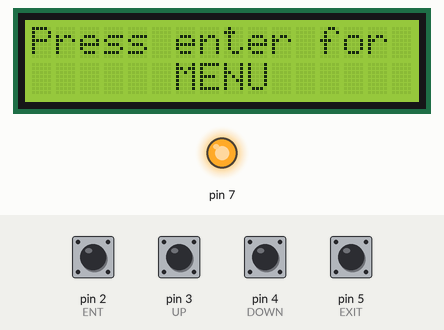
The sketch below on a simulated Arduino Uno, built with avr-gcc and run on an emulated ATmega328P. On the bench: 16×2 character LCD, output pins drawn as LEDs (lit = HIGH). Inputs (shaded band) come from the test bench; at power-on: pin 2 (ENT), pin 3 (UP), pin 4 (DOWN), pin 5 (EXIT) HIGH.

Above: at 1.2 s.
1.3 s: pin 2 (ENT) pulled LOW for 0.6 s
At 2.7 s:
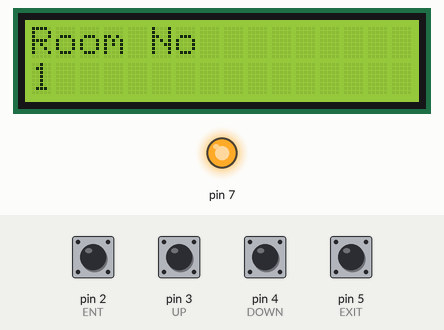
3.4 s: pin 3 (UP) pulled LOW for 0.6 s
At 4.1 s:
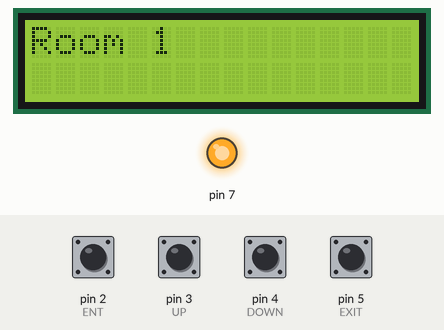
5.5 s: pin 4 (DOWN) pulled LOW for 1 s
At 6.8 s:
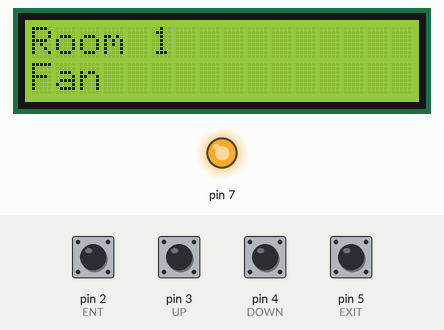
8.0 s: pin 5 (EXIT) pulled LOW for 0.6 s
At 9.0 s:
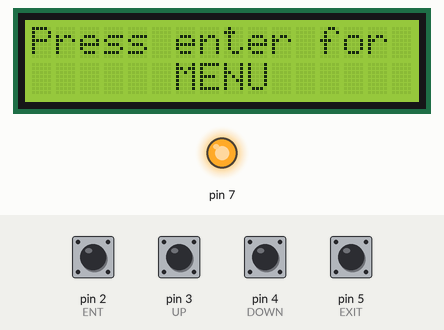
10.1 s: pin 2 (ENT) pulled LOW for 1 s
At 10.8 s:
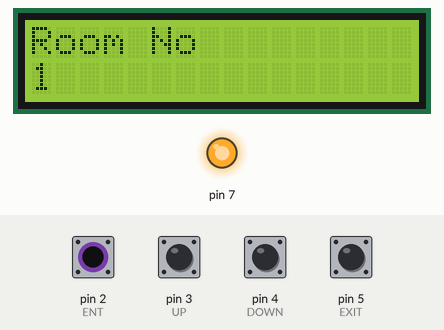
12.6 s: pin 4 (DOWN) pulled LOW for 0.6 s
At 14.0 s:
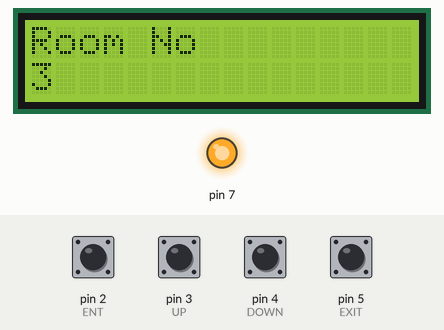
Timing chart, 0 to 15.6 s (numbered marks = the images above; inputs shaded):
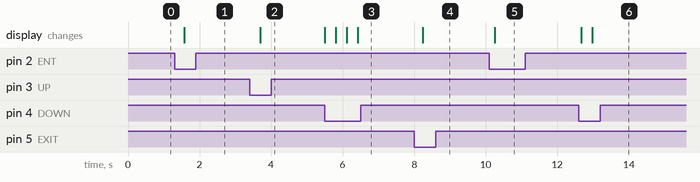

Measured:
- after the input at 1.3 s, the display: changes after 0.27 s (image 1)
- after the input at 3.4 s, the display: changes after 0.30 s (image 2)
- after the input at 5.5 s, the display: first changes at once (image 3 shows a later state)
- after the input at 8.0 s, the display: changes after 0.24 s (image 4)
- after the input at 10.1 s, the display: changes after 0.15 s (image 5)
- after the input at 12.6 s, the display: first changes after 0.08 s (image 6 shows a later state)

The sketch:

Creating_Menu.ino
```cpp
#include<LiquidCrystal.h>
const int rs = 13, en = 12, d4 = 11, d5 = 10, d6 = 9, d7 = 8;
LiquidCrystal lcd(rs, en, d4, d5, d6, d7);
#define ENT 2
#define UP 3
#define DOWN 4
#define EXIT 5
void setup() {
  Serial.begin(9600);
  pinMode(ENT, INPUT_PULLUP);
  pinMode(UP, INPUT_PULLUP);
  pinMode(DOWN, INPUT_PULLUP);
  pinMode(EXIT, INPUT_PULLUP);
  pinMode(7, OUTPUT);
  digitalWrite(7, HIGH);
  lcd.begin(16, 2);
  lcd.setCursor(0, 0); // coloumn , no , row no
  lcd.print("Press enter for");
  lcd.setCursor(6, 1);
  lcd.print("MENU");
}


void in_room(int count){
  lcd.clear();
   lcd.setCursor(0, 0);
   lcd.print("Room ");
   lcd.print(count);
   int count1 = 0;
   while(1){
   if (!digitalRead(DOWN) and count1 <= 2) {
        count1++;
      }
      if (!digitalRead(DOWN) and count1 == 3) {

        count1 = 1;
      }
      switch (count1) {
        case 1:
          lcd.clear();
          lcd.setCursor(0, 0);
          lcd.print("Room ");
          lcd.print(count);
          lcd.setCursor(0, 1);
          lcd.print("Tubelight");
          break;

        case 2:
          lcd.clear();
          lcd.setCursor(0, 0);
          lcd.print("Room ");
          lcd.print(count);
          lcd.setCursor(0, 1);
          lcd.print("Fan");
          break;
      }
   delay(300);
   if (!digitalRead(EXIT)){
    return;
   }
   }
}
void loop() {
  if (!digitalRead(ENT)) {
    lcd.clear();
    lcd.setCursor(0, 0);
    lcd.print("Room No");
    int count = 1;
    while (1) {
      if (!digitalRead(DOWN) and count <= 4) {
        count++;
      }
      if (!digitalRead(DOWN) and count == 5) {

        count = 1;
      }
      switch (count) {
        case 1:
          lcd.clear();
          lcd.setCursor(0, 0);
          lcd.print("Room No");
          lcd.setCursor(0, 1);
          lcd.print(count);
          break;

        case 2:
          lcd.clear();
          lcd.setCursor(0, 0);
          lcd.print("Room No");
          lcd.setCursor(0, 1);
          lcd.print(count);
          break;

        case 3:
          lcd.clear();
          lcd.setCursor(0, 0);
          lcd.print("Room No");
          lcd.setCursor(0, 1);
          lcd.print(count);
          break;

        case 4:
          lcd.clear();
          lcd.setCursor(0, 0);
          lcd.print("Room No");
          lcd.setCursor(0, 1);
          lcd.print(count);
          break;
      }
      if(!digitalRead(UP)){
        in_room(count);
      }
      if (!digitalRead(EXIT)) {
        lcd.clear();
        lcd.setCursor(0, 0); // coloumn , no , row no
        lcd.print("Press enter for");
        lcd.setCursor(6, 1);
        lcd.print("MENU");
        return;
      }
      delay(300);
    }
  }
  delay(500);
}
```
